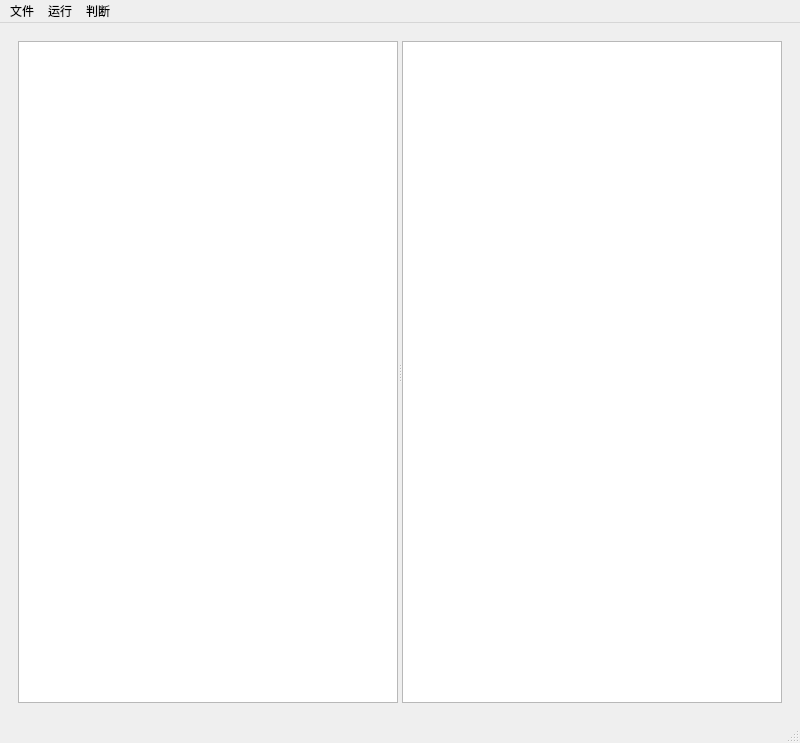
<?xml version="1.0" encoding="UTF-8"?>
<ui version="4.0">
 <class>MainWindow</class>
 <widget class="QMainWindow" name="MainWindow">
  <property name="geometry">
   <rect>
    <x>0</x>
    <y>0</y>
    <width>800</width>
    <height>743</height>
   </rect>
  </property>
  <property name="windowTitle">
   <string>MainWindow</string>
  </property>
  <widget class="QWidget" name="centralwidget">
   <layout class="QGridLayout" name="gridLayout_2">
    <item row="0" column="0">
     <widget class="QStackedWidget" name="stackedWidget">
      <property name="currentIndex">
       <number>0</number>
      </property>
      <widget class="QWidget" name="page">
       <layout class="QGridLayout" name="gridLayout">
        <item row="0" column="0">
         <widget class="QSplitter" name="splitter">
          <property name="orientation">
           <enum>Qt::Horizontal</enum>
          </property>
          <widget class="QPlainTextEdit" name="GrammerTextEdit">
           <property name="minimumSize">
            <size>
             <width>0</width>
             <height>0</height>
            </size>
           </property>
          </widget>
          <widget class="QTextBrowser" name="displaytext">
           <property name="minimumSize">
            <size>
             <width>0</width>
             <height>0</height>
            </size>
           </property>
          </widget>
         </widget>
        </item>
       </layout>
      </widget>
      <widget class="QWidget" name="page_2">
       <layout class="QGridLayout" name="gridLayout_4">
        <item row="0" column="0">
         <widget class="QSplitter" name="splitter_2">
          <property name="orientation">
           <enum>Qt::Vertical</enum>
          </property>
          <widget class="QTextEdit" name="stringTextEdit"/>
          <widget class="QTextBrowser" name="stringTextBrowser"/>
         </widget>
        </item>
       </layout>
      </widget>
     </widget>
    </item>
   </layout>
  </widget>
  <widget class="QMenuBar" name="menubar">
   <property name="geometry">
    <rect>
     <x>0</x>
     <y>0</y>
     <width>800</width>
     <height>26</height>
    </rect>
   </property>
   <widget class="QMenu" name="menu">
    <property name="title">
     <string>文件</string>
    </property>
    <addaction name="actionopen"/>
    <addaction name="actionsave"/>
    <addaction name="actionCleanFile"/>
   </widget>
   <widget class="QMenu" name="menu_3">
    <property name="title">
     <string>判断</string>
    </property>
    <addaction name="actioninput"/>
    <addaction name="actionFliestring"/>
    <addaction name="actionRunChar"/>
    <addaction name="actionBack"/>
   </widget>
   <widget class="QMenu" name="menu_4">
    <property name="title">
     <string>运行</string>
    </property>
    <addaction name="actionRunStart"/>
    <addaction name="actionClean"/>
   </widget>
   <addaction name="menu"/>
   <addaction name="menu_4"/>
   <addaction name="menu_3"/>
  </widget>
  <widget class="QStatusBar" name="statusbar"/>
  <action name="action">
   <property name="text">
    <string>判断任意串</string>
   </property>
  </action>
  <action name="actionNoepsilon">
   <property name="text">
    <string>消除epsilon产生式</string>
   </property>
  </action>
  <action name="actionNounit">
   <property name="text">
    <string>消除单一产生式</string>
   </property>
  </action>
  <action name="actionNouse">
   <property name="text">
    <string>消除无用产生式</string>
   </property>
  </action>
  <action name="actiontoG1">
   <property name="text">
    <string>转换G1文法</string>
   </property>
   <property name="iconText">
    <string>转换G1文法</string>
   </property>
  </action>
  <action name="actiontoG2">
   <property name="text">
    <string>转换G2文法</string>
   </property>
  </action>
  <action name="actiontoG3">
   <property name="text">
    <string>转换G3文法</string>
   </property>
  </action>
  <action name="action_PDA">
   <property name="text">
    <string>转换PDA</string>
   </property>
  </action>
  <action name="actionopen">
   <property name="text">
    <string>打开文件</string>
   </property>
  </action>
  <action name="actionsave">
   <property name="text">
    <string>保存文件</string>
   </property>
  </action>
  <action name="actionepsilon">
   <property name="text">
    <string>消除epsilon产生式</string>
   </property>
  </action>
  <action name="actionunit">
   <property name="text">
    <string>消除单一产生式</string>
   </property>
  </action>
  <action name="actionuse">
   <property name="text">
    <string>消除无用产生式</string>
   </property>
  </action>
  <action name="actionG1">
   <property name="text">
    <string>转成G1文法</string>
   </property>
  </action>
  <action name="actionG2">
   <property name="text">
    <string>转成G2文法</string>
   </property>
  </action>
  <action name="actionG3">
   <property name="text">
    <string>转成G3文法</string>
   </property>
  </action>
  <action name="actionpda">
   <property name="text">
    <string>转成PDA</string>
   </property>
  </action>
  <action name="actioninput">
   <property name="text">
    <string>输入任意串</string>
   </property>
  </action>
  <action name="actionmsg">
   <property name="text">
    <string>msg</string>
   </property>
   <property name="shortcutContext">
    <enum>Qt::WidgetWithChildrenShortcut</enum>
   </property>
  </action>
  <action name="actionMsg">
   <property name="text">
    <string>软件信息</string>
   </property>
  </action>
  <action name="actionqt">
   <property name="text">
    <string>关于Qt</string>
   </property>
  </action>
  <action name="actionAll">
   <property name="text">
    <string>查看全部</string>
   </property>
   <property name="iconText">
    <string>运行全部</string>
   </property>
  </action>
  <action name="actionSimple">
   <property name="text">
    <string>CFG化简</string>
   </property>
  </action>
  <action name="actionGNF">
   <property name="text">
    <string>转成GNF</string>
   </property>
  </action>
  <action name="actionPDA">
   <property name="text">
    <string>构造PDA</string>
   </property>
  </action>
  <action name="actionRunChar">
   <property name="text">
    <string>运行判断</string>
   </property>
  </action>
  <action name="actionBack">
   <property name="text">
    <string>返回主界面</string>
   </property>
  </action>
  <action name="actionRunStart">
   <property name="text">
    <string>确定运行</string>
   </property>
  </action>
  <action name="actionClean">
   <property name="text">
    <string>清除所有</string>
   </property>
  </action>
  <action name="actionCleanFile">
   <property name="text">
    <string>清除文件缓存</string>
   </property>
  </action>
  <action name="actionFliestring">
   <property name="text">
    <string>从文件导入</string>
   </property>
  </action>
 </widget>
 <resources/>
 <connections/>
</ui>
